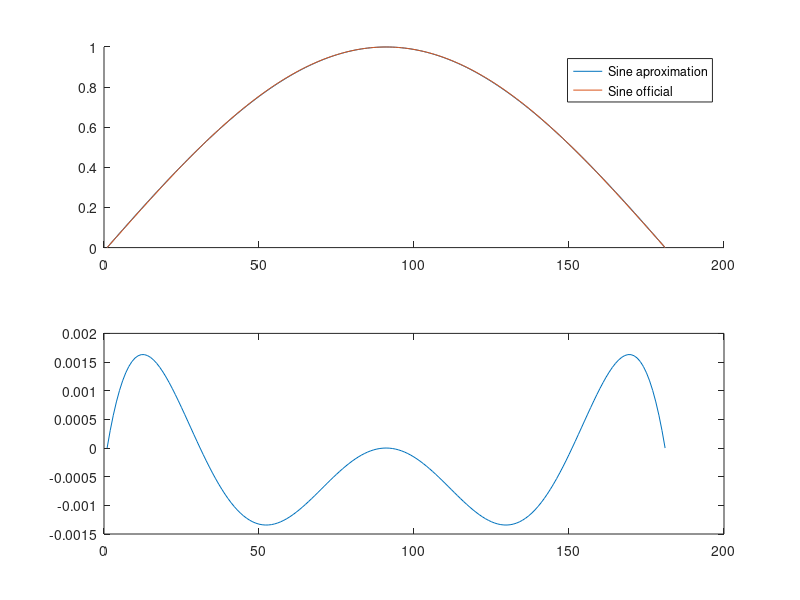

Source code (MATLAB):
%% Class 7 - Exercises

% Create one matrix A with integers and size 15 x 15.
    A = randi(15,15);
    
% Get the element of the second line and forth columns of A, put on u variable. 
    u = A(2,4);

% Create a vector v formed by the elements of the second column of A.
    v = A(:,2);

% Create a vector w formed by elements of the last line of A.
    w = A(end,:)
    
% Create a matrix B formed by the elements of the second and tenth columns of A.
    B = A(:,2:10);

% Create a matrix C formed by the elements of the fifth to the penultimate line of A.
    C = A(5:end-1,:);

% Create a matrix D formed by the elements of the seventh to the penultimate line and with 3 last columns of A.
    D = A(7:end-1,end-2:end);

% Create a matrix E formed by the the even lines and columns that are multiples of 3.
    E = A(2:2:end,3:3:end);

% Create a matrix F formed by lines 1 to 7 and more to 13 and by columns 4, 5 and 1 of A
    F = A([1:7 13],[4:5 1]);
    
%% Say what's the return without execute.
    C = [1.1 -3.2 3.4 0.6; 0.6 1.1 -0.6 3.1; 1.3 0.6 5.5 0.0];

% a) C(2, :) - Line 2 with all columns
C(2, :)

% b) C(:, end) - All lines on the end column
C(:, end) 

% c) C(1:2, 2:end) - Line 1 and 2 with the columns between 2 and end
C(1:2, 2:end) 

% d) C(6) - The sixth element
C(6)

% e) C(4:end) - The elements between the forth and the end
C(4:end)

% f) C(1:2, 2:4) - The elements between the 1 and 2 line with the 2 and 4 column.
C(1:2, 2:4)

% g) C([1 3], 2) - A matrix with the column 2 and lines 1,3
C([1 3], 2) 

% h) C([2 2], [3 3]) - A matrix with lines 2,3 and column 2,3
C([2 2], [3 3]) 

%% Say what's the return without execute.

A = [1 2 3; 4 5 6; 7 8 9] 

% A([3 1], :) = A([1 3], :) - Put the line 1 the 3, and the 3 on the 1
A([3 1], :) = A([1 3], :)

% A([1 3], :) = A([2 2], :) - Put the line 2 on the 1 and on the 3
A([1 3], :) = A([2 2], :)

% A = A(:, [2 2]) - Put the column 2 on A
A = A(:, [2 2])

%% Say what's the return without execute.

% a) A(2, :) = b;
    A = eye(3,3);
	b = [1 2 3]; 
	A(2, :) = b; % Put the value of b on line 2 of A.

% b) A(:, 3) = b';
    A = eye(3,3);
	b = [4 5 6]; 
	A(:, 3) = b'; % Put the value of b' on column 3 of A.

% c) A(3, :) = b([3 1 2]); 
    A = eye(3,3);
	b = [7 8 9]; 
	A(3, :) = b([3 1 2]); % Put the value of reverse b on line 3 of A.

%% The table on Wiki-Matlab, show the hourly wage, hours of work and production in one week for five device manufacturers

%                          T 1 	     T 2 	T 3 	T 4 	T 5
% Salário por hora ($)	   5,00 	 5,50   6,50    6,00    6,25
% Horas de trabalho (h) 	40 	      43 	 37 	 50 	 45 
% Produção (dispositivos)  1000 	 1100 	1000 	1200    1100    

T = [5 5.5 6.5 6 6.25; 40 43 37 50 45; 1000 1100 1000 1200 1100];

% How much each worker received in the week;
wr = T(1,1:end).*T(2,1:end);
    
% How are the total money on this week?
tm = sum(wr);

% How many devices were manufactured in the week?
pd = sum(T(end,1:end));

% What is the average cost to produce a device?
ac = tm/pd;

% How much hours, in average, to produce a device?
hpd = pd/sum(T(2,1:end));

% Assume that the production of each worker has the same quality, how
% worker is more efficient? How last?
me = pd./wr;

%% The Bhaskara I aproximation for the seno function in degree:
x = (0:1:180);
sin_A = (4*x.*(180-x))./(40500 - x.*(180-x));
sin_O = sind(x);
sin_E = sin_A - sin_O;
figure(1);
subplot(211)
hold on; plot(sin_A);plot(sin_O);hold off;legend('Sine aproximation','Sine official');
subplot(212)
plot(sin_E);




